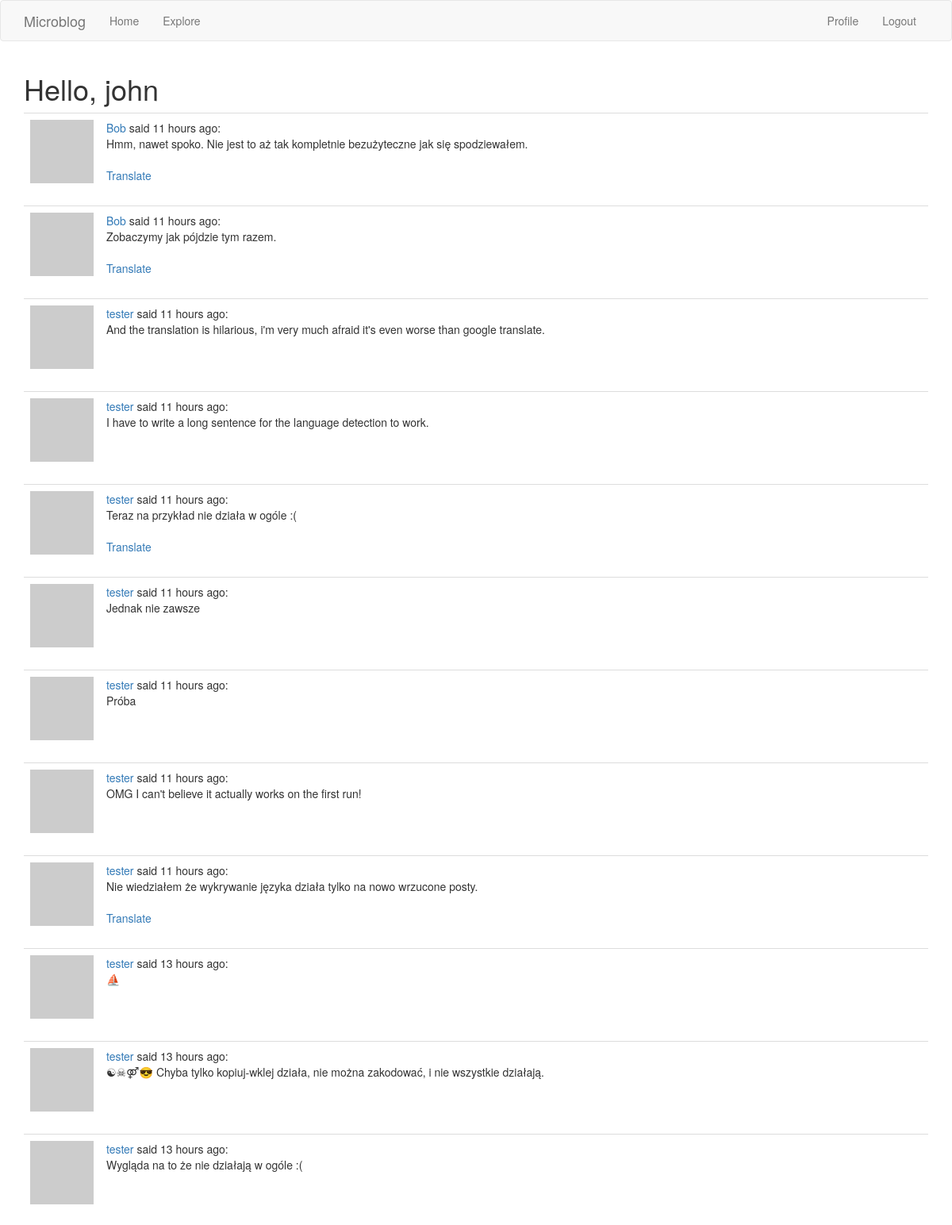
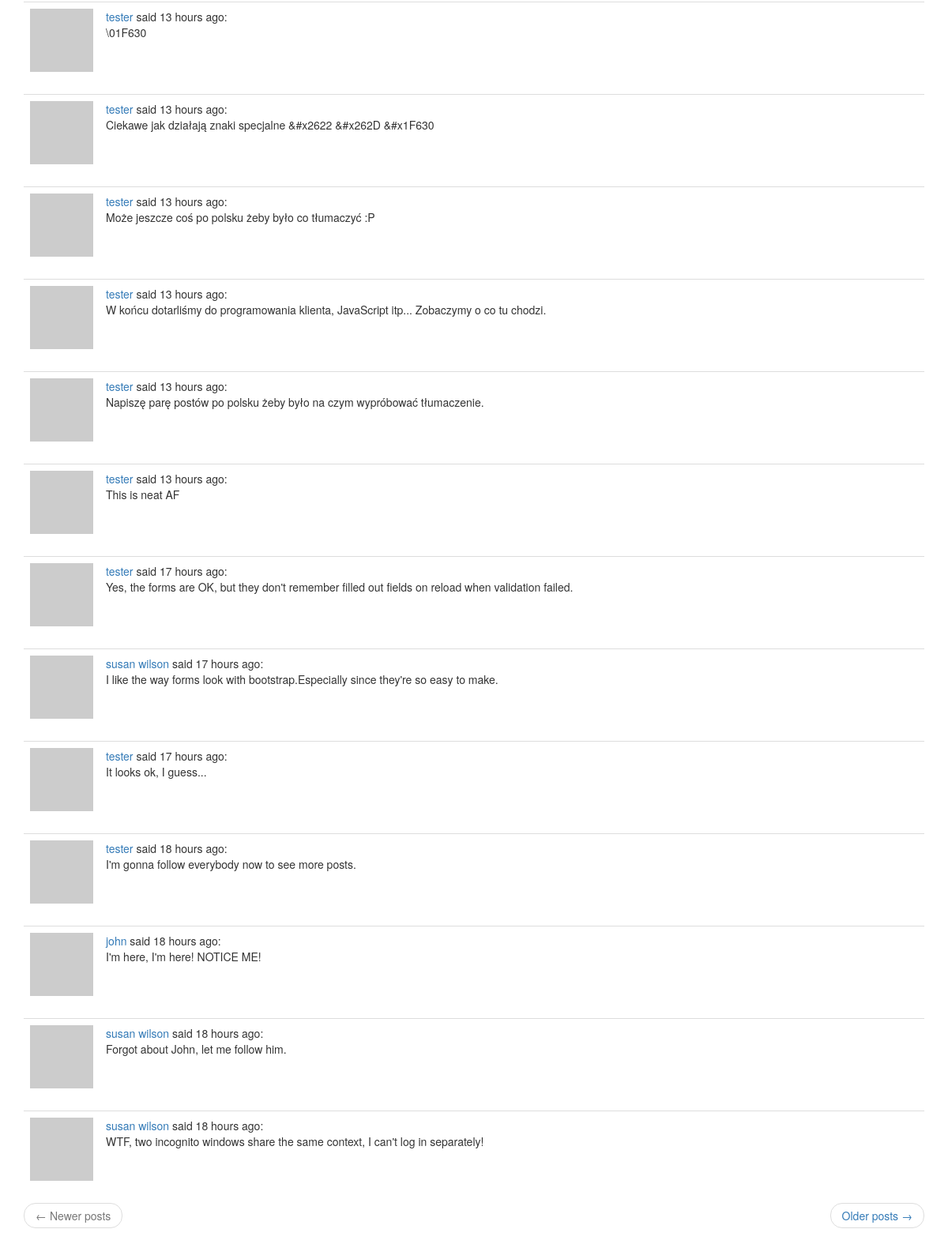
The page /explore (signed in) on the database as committed earlier (2 pictures, top to bottom).
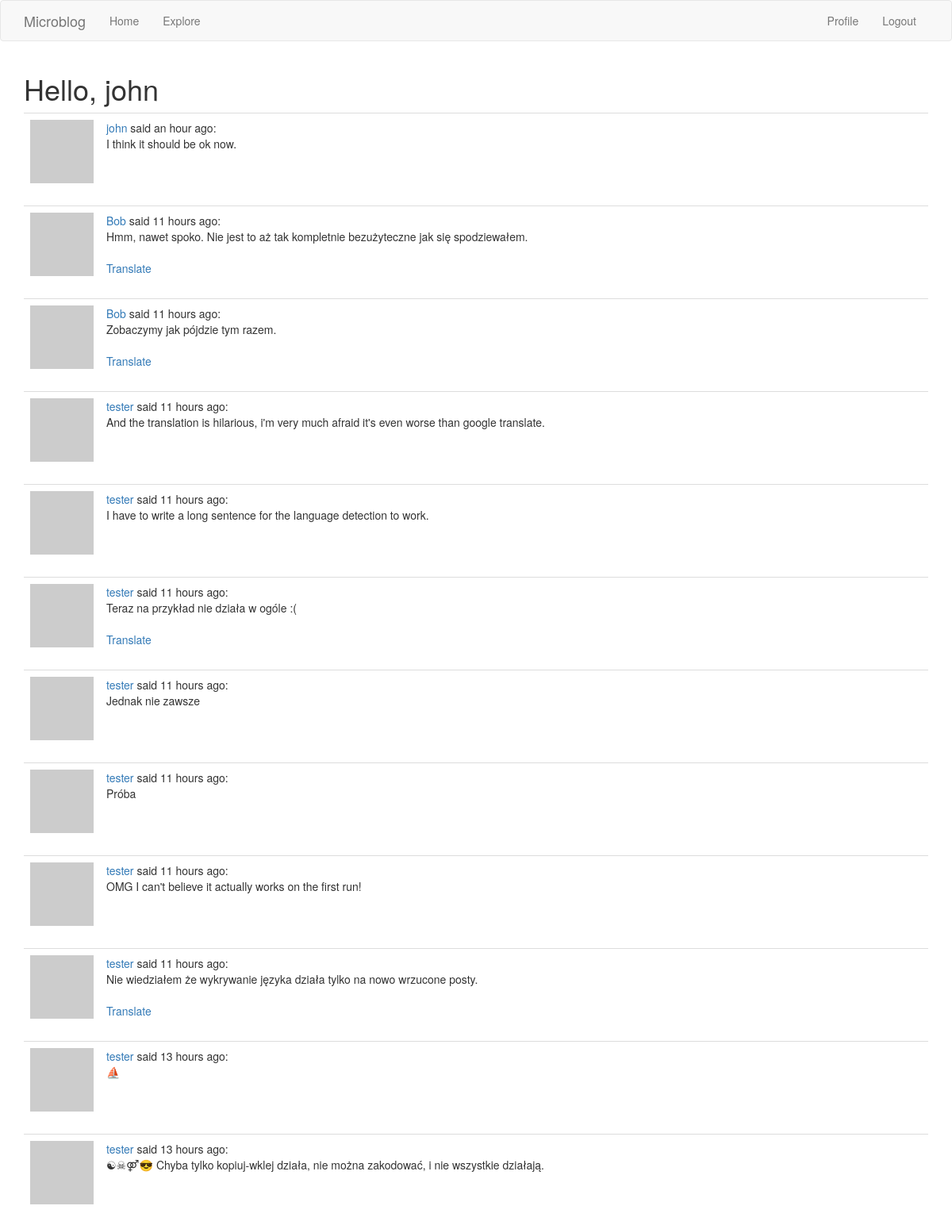
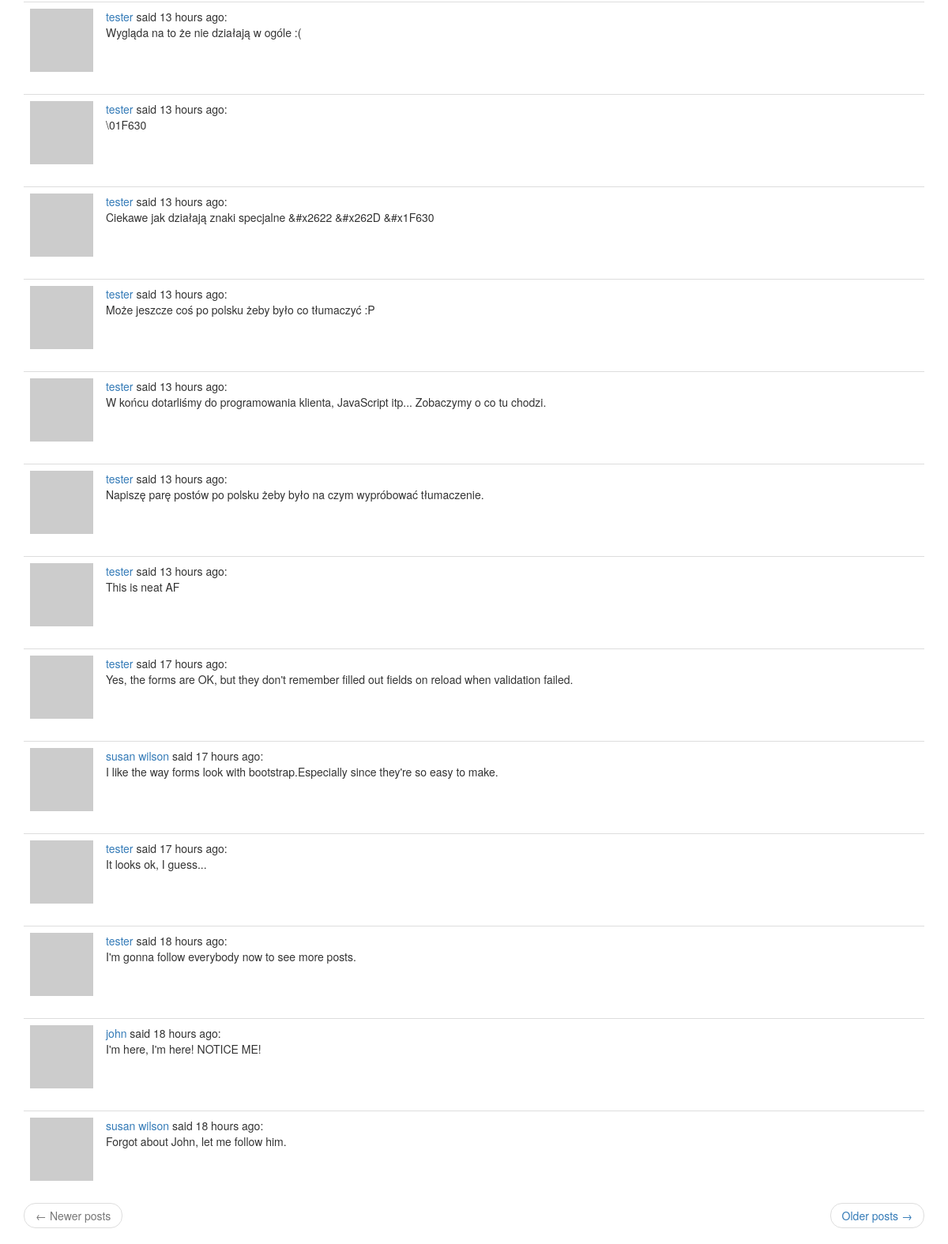
The same page on the database as committed later (2 pictures, top to bottom).
### app/models.py (models this page shows, shortened)
class Post(db.Model):
    id = db.Column(db.Integer, primary_key=True)
    body = db.Column(db.String(140))
    timestamp = db.Column(db.DateTime, index=True, default=datetime.utcnow)
    user_id = db.Column(db.Integer, db.ForeignKey('user.id'))
    language = db.Column(db.String(5))

class User(UserMixin, db.Model):
    id = db.Column(db.Integer, primary_key=True)
    username = db.Column(db.String(64), index=True, unique=True)
    email = db.Column(db.String(120), index=True, unique=True)
    password_hash = db.Column(db.String(128))
    about_me = db.Column(db.String(140))
    last_seen = db.Column(db.DateTime, default=datetime.utcnow)
    posts = db.relationship('Post', backref='author', lazy='dynamic')
    followed = db.relationship(
        'User', secondary=followers,
        primaryjoin=(followers.c.follower_id == id),
        secondaryjoin=(followers.c.followed_id == id),
        backref=db.backref('followers', lazy='dynamic'), lazy='dynamic')
    def avatar(self, size):
        digest = md5(self.email.lower().encode('utf-8')).hexdigest()
        return 'https://www.gravatar.com/avatar/{}?d=retro&s={}'.format(
            digest, size)

### app/main/routes.py (the view)
@app.route('/explore')
@login_required
def explore():
    page = request.args.get('page', 1, type=int)
    posts = Post.query.order_by(Post.timestamp.desc()).paginate(
        page, app.config['POSTS_PER_PAGE'], False)
    next_url = url_for('explore', page=posts.next_num) \
        if posts.has_next else None
    prev_url = url_for('explore', page=posts.prev_num) \
        if posts.has_prev else None
    return render_template('index.html', title=_('Explore'), posts=posts.items,
                           next_url=next_url, prev_url=prev_url)

### app/main/routes.py (called while the page is built)
@app.before_request
def before_request():
    if current_user.is_authenticated:
        current_user.last_seen = datetime.utcnow()
        db.session.commit()
    g.locale = str(get_locale())

### app/models.py (called while the page is built)
@login.user_loader
def load_user(id):
    return User.query.get(int(id))

### app/main/templates/index.html (shortened to what this page needs)
{% extends "base.html" %}
{% import 'bootstrap/wtf.html' as wtf %}
{% block app_content %}
  <h1>{{ _('Hello,') }} {{ current_user.username }}</h1>
  {% for post in posts %}
    {% include '_post.html' %}
  {% endfor %}
  {% include '_page_nav.html' %}
{% endblock %}

### app/main/templates/_post.html
<table class="table table-hover">
  <tr>
    <td width="40px"><img src="{{ post.author.avatar(40) }}"></td>
    <td>
      <a href="{{ url_for('user', username=post.author.username) }}">
        {{ post.author.username }}
      </a>
      {{ _('said') }} {{ moment(post.timestamp).fromNow() }}:
      <br>
      <span id="post{{ post.id }}">{{ post.body }}</span>
      {% if post.language and post.language != g.locale %}
        <br><br>
        <span id="translation{{ post.id }}">
          <a href="javascript:translate(
                                '#post{{ post.id }}',
                                '#translation{{ post.id }}',
                                '{{ post.language }}',
                                '{{ g.locale }}');">{{ _('Translate') }}</a>
        </span>
      {% endif %}
    </td>
  </tr>
</table>

Rows that differ between the two databases and show on the page:
no longer on this page (row unchanged): Post: author.username "susan wilson", timestamp "18 hours ago", body "WTF, two incognito windows share the same context, I can't log in separately!"
added Post: author.username "john", timestamp "an hour ago", body "I think it should be ok now."
